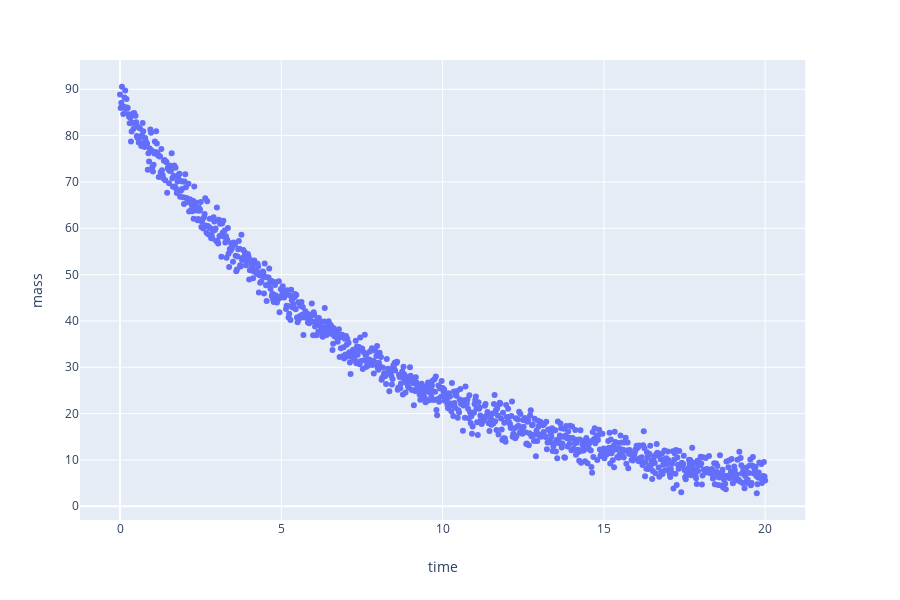

Source (notebook cell):
### Markdown cell above
Suppose we are working in a chemistry lab. We have synthesized a radioactive element and we want to know which radioactive element we just produced. One way to approach the problem is to find the element's half life - the amount of time it takes for half of the original mass to decay. Different elements decay at different rates, so if we have a way of getting a rate from the data, we can find the closest match in a reference table to verify which element we created.

In order to collect data, we take our sample and place it on a scale. Then, we periodically record the mass of the sample along with the time that we recorded the sample. Using this data, we can make a plot of time versus mass.

### Code cell
"""

Data generation:

This is a block of code that generates exponential decay data for this problem. In a real experiment, we would
collect this data by actually using a scale and a timer. However, it will make the problem easier if we know what
the correct answer is.

"""

nsteps = 1000 # number of data points
initial_mass = 88 # in pounds
t_half = 5.27 # in years
a = -np.log(0.5)/t_half # exponential coefficient (see below)
tmax = 20 # largest time to record at
time = np.linspace(0,tmax,nsteps) # generate a sequence of time recordings
mass = initial_mass*np.exp(-a*time) + np.random.normal(size=(nsteps,))*2 # compute mass at each time

df = pd.DataFrame(dict(time=time,mass=mass)) # collect data intoa special object

px.scatter(df,x='time',y='mass') # plot data

### Figure 1 — Plotly figure (JSON) as saved in the notebook; plotly's stock layout.template omitted (floating-point values rounded to 4 significant figures; data arrays with more than 128 entries replaced by an {"elided": "..."} marker saying what was removed)
{"data": [{"hoverlabel": {"namelength": 0}, "hovertemplate": "time=%{x}<br>mass=%{y}", "legendgroup": "", "marker": {"color": "#636efa", "symbol": "circle"}, "mode": "markers", "name": "", "showlegend": false, "type": "scatter", "x": {"elided": "1000 float values"}, "xaxis": "x", "y": {"elided": "1000 float values"}, "yaxis": "y"}], "layout": {"height": 600, "legend": {"tracegroupgap": 0}, "margin": {"t": 60}, "xaxis": {"anchor": "y", "domain": [0, 0.98], "title": {"text": "time"}}, "yaxis": {"anchor": "x", "domain": [0, 1], "title": {"text": "mass"}}}}
